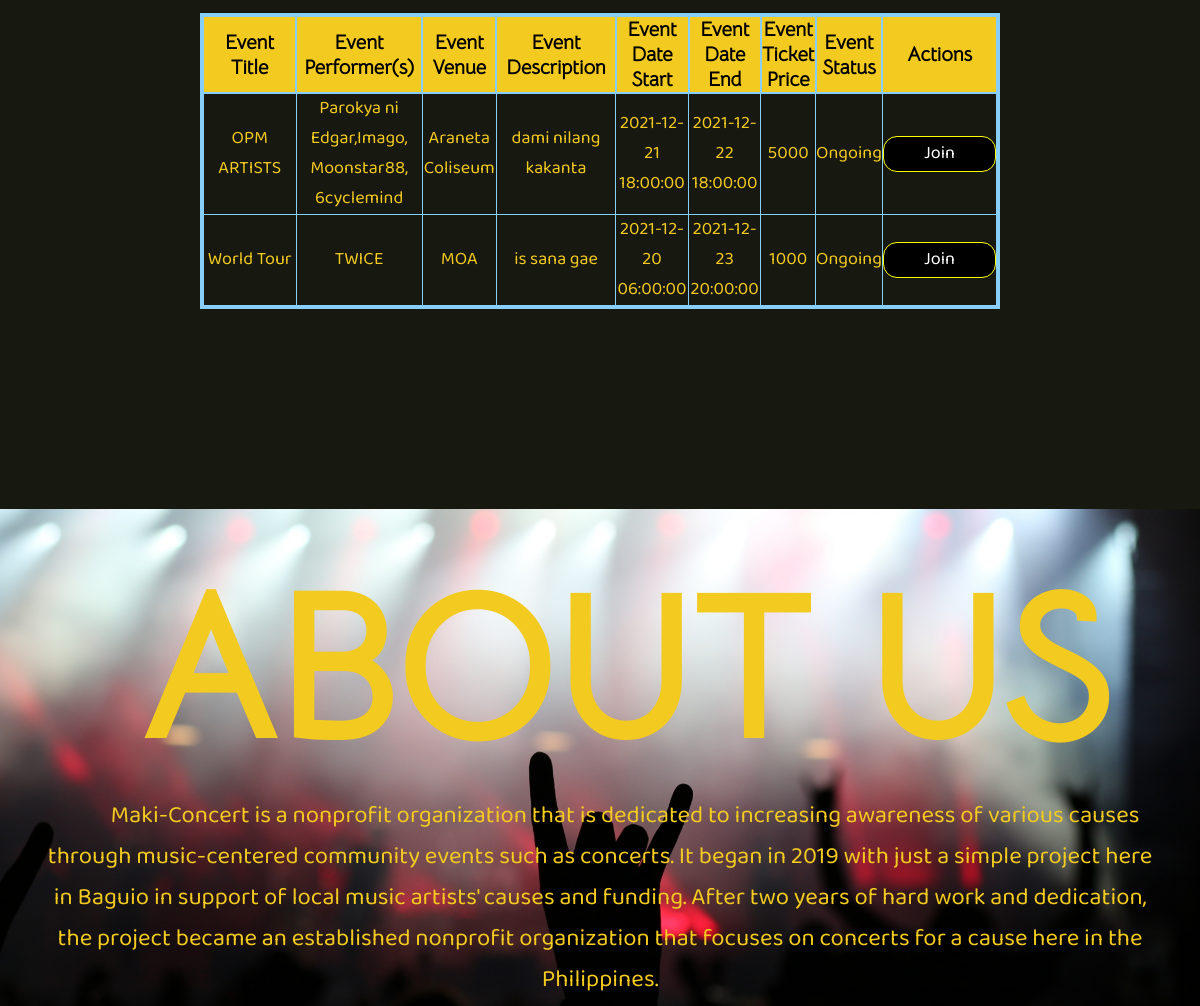
Before: /user/home.php (signed in, middle part) with the older database file.
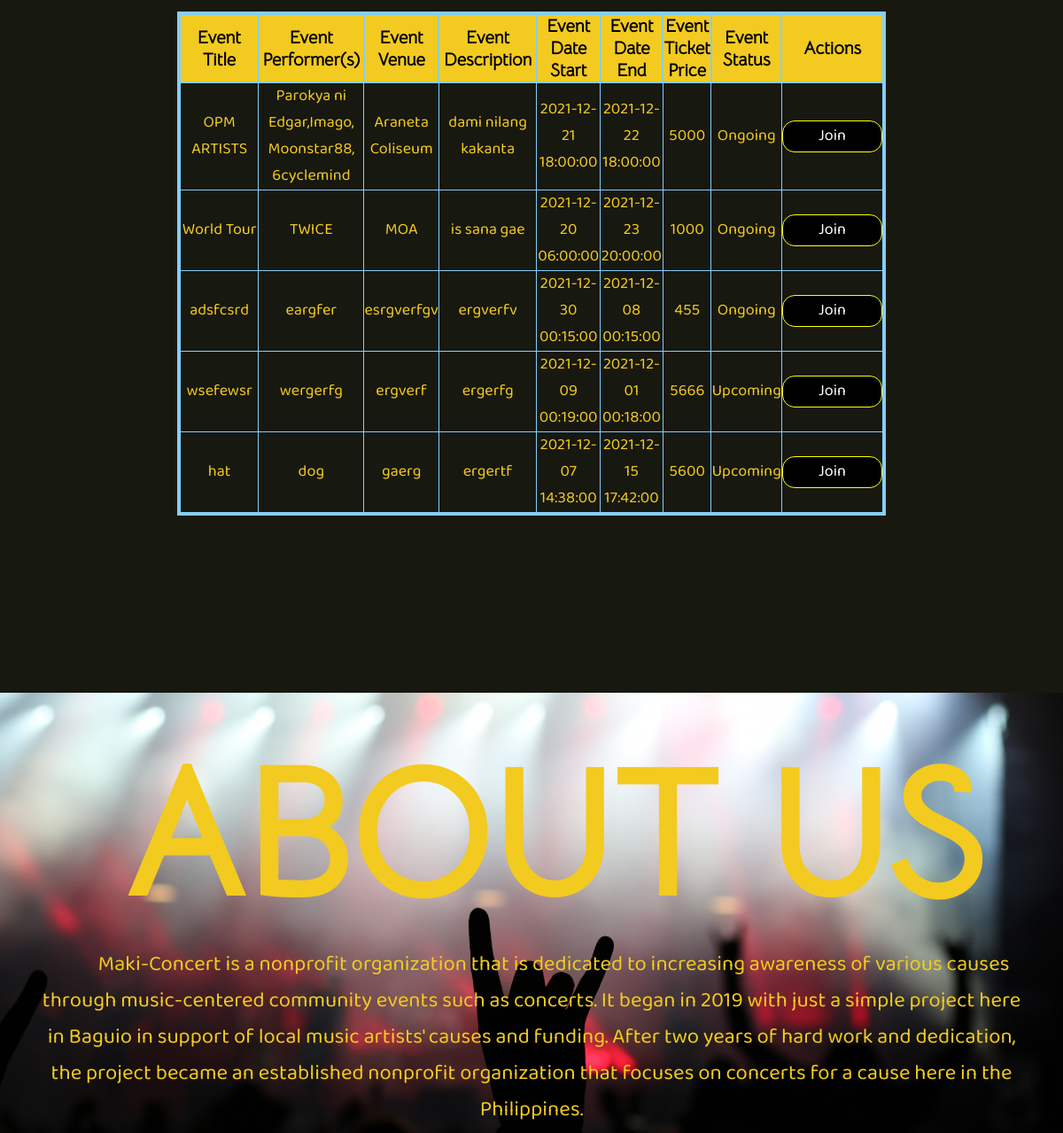
After: the same page with the newer database file.
### tables this page shows
CREATE TABLE `events` (
  `id` int(10) UNSIGNED NOT NULL,
  `title` varchar(256) NOT NULL,
  `performer` varchar(256) NOT NULL,
  `venue` varchar(256) NOT NULL,
  `description` varchar(256) NOT NULL,
  `date_start` datetime NOT NULL,
  `date_end` datetime NOT NULL,
  `ticket_price` double NOT NULL,
  `status` varchar(256) NOT NULL,
  `created_at` datetime DEFAULT current_timestamp()
);

### user/home.php (the view, shortened to what this page needs)
<?php
try {
    require '../admin/config.php';
    $sql = "SELECT * from events WHERE status = 'Upcoming' OR status = 'Ongoing'";
    $stmt = $db->query($sql);
    $stmt->setFetchMode(PDO::FETCH_ASSOC);
} catch (PDOException $e) {
    die("Could not connect to the database $dbname :" . $e->getMessage());
}
?>
<!DOCTYPE html>
<html lang="en">
<head>
    <link rel="stylesheet" type="text/css" href="../styles/home.css">
</head>
<body>
    <article id="concert">
        <br>
        <div>
            <table>
                <thead>
                    <tr>
                        <th><strong>Event Title</strong></th>
                        <th><strong>Event Performer(s)</strong></th>
                        <th><strong>Event Venue</strong></th>
                        <th><strong>Event Description</strong></th>
                        <th><strong>Event Date Start</strong></th>
                        <th><strong>Event Date End</strong></th>
                        <th><strong>Event Ticket Price</strong></th>
                        <th><strong>Event Status</strong></th>
                        <th><strong>Actions</strong></th>
                    </tr>
                </thead>
                <tbody>
                    <?php while ($row = $stmt->fetch()) : ?>
                        <tr>
                            <td width="20%"><?php echo htmlspecialchars($row['title']); ?></td>
                            <td width="20%"><?php echo htmlspecialchars($row['performer']); ?></td>
                            <td width="10%"><?php echo htmlspecialchars($row['venue']); ?></td>
                            <td width="20%"><?php echo htmlspecialchars($row['description']); ?></td>
                            <td width="10%"><?php echo htmlspecialchars($row['date_start']); ?></td>
                            <td width="10%"><?php echo htmlspecialchars($row['date_end']); ?></td>
                            <td width="5%"><?php echo htmlspecialchars($row['ticket_price']); ?></td>
                            <td width="20%"><?php echo htmlspecialchars($row['status']); ?></td>
                            <td>
                                <div class="button_actions">
                                    <div style="display: inline-block;">
                                        <form action="join_event.php" method="request">
                                            <input type="submit" name="join" value="Join">
                                        </form>
                                    </div>
                                </div>
                            </td>
                        </tr>
                    <?php endwhile; ?>
                </tbody>
            </table>
        </div>
    </article>
    <section id="aboutUs" style="background-image: url(../imgs/about.jpg);
    background-repeat: no-repeat;
    background-size: 100%;
    height: 100vh;">
        <div class="Container" style="padding: 25px;">
            <div class="cont" style="position: relative;
    color: #f3ca20;
    font-size: 50px;
    text-align: center;">
                <h1>ABOUT US</h1>
                <p> Maki-Concert is a nonprofit organization that is dedicated to increasing awareness of various causes through
                    music-centered community events such as concerts. It began in 2019 with just a simple project here in Baguio
                    in support of local music artists' causes and funding. After two years of hard work and dedication, the project
                    became an established nonprofit organization that focuses on concerts for a cause here in the Philippines. </p>
                <br>
            </div>
        </div>
    </section>
</body>
</html>

### styles/home.css (style rules this page uses)
* { margin: 0; padding: 0px; }
.Container { padding: 20px; }
.cont { position: absolute; bottom: 10px; padding: 20px; color: #f3ca20; text-indent: 50px; }
.cont h1 { font-family: "font_h1"; font-size: 200px; }
.cont p { font-family: "font_p"; font-size: 24px; }
article { padding: 25vh; }
#concert { background-color: #171810; }
input[type="submit"] { font-family: "font_p"; color: #fff; background: black; padding: 2px 40px; text-decoration: none; border: 1px solid yellow; border-radius: 14px; font-size: 18px; cursor: pointer; display: inline-block; text-align: center; }
table { border-collapse: collapse; width: 100%; color: #f3ca20; font-size: 16px; text-align: center; border: 4px solid lightskyblue; }
th { background-color: #f3ca20; color: black; border: 2px solid lightskyblue; font-family: "font_h1"; font-size: 20px; }
td { border: 1px solid lightskyblue; font-family: "font_p"; font-size: 18px; }

Changed rows visible on the page:
added events: title "adsfcsrd", performer "eargfer", venue "esrgverfgv", description "ergverfv", date_start "2021-12-30 00:15:00", date_end "2021-12-08 00:15:00", ticket_price "455", status "Ongoing"
added events: title "wsefewsr", performer "wergerfg", venue "ergverf", description "ergerfg", date_start "2021-12-09 00:19:00", date_end "2021-12-01 00:18:00", ticket_price "5666", status "Upcoming"
added events: title "hat", performer "dog", venue "gaerg", description "ergertf", date_start "2021-12-07 14:38:00", date_end "2021-12-15 17:42:00", ticket_price "5600", status "Upcoming"
